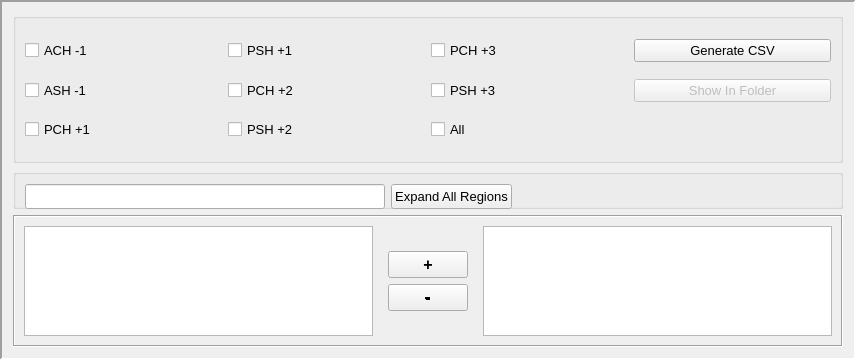
         <widget class="QFrame" name="generatecsvPanel">
          <property name="enabled">
           <bool>true</bool>
          </property>
          <property name="minimumSize">
           <size>
            <width>0</width>
            <height>360</height>
           </size>
          </property>
          <property name="maximumSize">
           <size>
            <width>16777215</width>
            <height>350</height>
           </size>
          </property>
          <property name="frameShape">
           <enum>QFrame::Panel</enum>
          </property>
          <property name="frameShadow">
           <enum>QFrame::Sunken</enum>
          </property>
          <property name="lineWidth">
           <number>2</number>
          </property>
          <property name="midLineWidth">
           <number>1</number>
          </property>
          <layout class="QGridLayout" name="gridLayout_26">
           <item row="0" column="0">
            <widget class="QGroupBox" name="groupBox_6">
             <property name="enabled">
              <bool>true</bool>
             </property>
             <property name="minimumSize">
              <size>
               <width>830</width>
               <height>150</height>
              </size>
             </property>
             <property name="maximumSize">
              <size>
               <width>830</width>
               <height>150</height>
              </size>
             </property>
             <property name="font">
              <font>
               <pointsize>10</pointsize>
               <weight>50</weight>
               <bold>false</bold>
              </font>
             </property>
             <property name="autoFillBackground">
              <bool>false</bool>
             </property>
             <property name="title">
              <string/>
             </property>
             <property name="flat">
              <bool>false</bool>
             </property>
             <layout class="QGridLayout" name="gridLayout_27">
              <item row="0" column="2">
               <widget class="QCheckBox" name="pch_3_csv">
                <property name="enabled">
                 <bool>true</bool>
                </property>
                <property name="text">
                 <string>PCH +3</string>
                </property>
               </widget>
              </item>
              <item row="0" column="1">
               <widget class="QCheckBox" name="psh_1_csv">
                <property name="enabled">
                 <bool>true</bool>
                </property>
                <property name="text">
                 <string>PSH +1</string>
                </property>
               </widget>
              </item>
              <item row="1" column="2">
               <widget class="QCheckBox" name="psh_3_csv">
                <property name="enabled">
                 <bool>true</bool>
                </property>
                <property name="text">
                 <string>PSH +3</string>
                </property>
               </widget>
              </item>
              <item row="0" column="0">
               <widget class="QCheckBox" name="ach_1_csv">
                <property name="enabled">
                 <bool>true</bool>
                </property>
                <property name="text">
                 <string>ACH -1</string>
                </property>
               </widget>
              </item>
              <item row="1" column="0">
               <widget class="QCheckBox" name="ash_1_csv">
                <property name="enabled">
                 <bool>true</bool>
                </property>
                <property name="text">
                 <string>ASH -1</string>
                </property>
               </widget>
              </item>
              <item row="2" column="0">
               <widget class="QCheckBox" name="pch_1_csv">
                <property name="enabled">
                 <bool>true</bool>
                </property>
                <property name="text">
                 <string>PCH +1</string>
                </property>
               </widget>
              </item>
              <item row="2" column="2">
               <widget class="QCheckBox" name="check_all_csv">
                <property name="enabled">
                 <bool>true</bool>
                </property>
                <property name="text">
                 <string>All</string>
                </property>
               </widget>
              </item>
              <item row="2" column="1">
               <widget class="QCheckBox" name="psh_2_csv">
                <property name="enabled">
                 <bool>true</bool>
                </property>
                <property name="text">
                 <string>PSH +2</string>
                </property>
               </widget>
              </item>
              <item row="1" column="3">
               <widget class="QPushButton" name="showGenerateCSVFolder">
                <property name="enabled">
                 <bool>false</bool>
                </property>
                <property name="text">
                 <string>Show In Folder</string>
                </property>
               </widget>
              </item>
              <item row="0" column="3">
               <widget class="QPushButton" name="generatecsvButton">
                <property name="enabled">
                 <bool>true</bool>
                </property>
                <property name="text">
                 <string>Generate CSV</string>
                </property>
               </widget>
              </item>
              <item row="1" column="1">
               <widget class="QCheckBox" name="pch_2_csv">
                <property name="enabled">
                 <bool>true</bool>
                </property>
                <property name="text">
                 <string>PCH +2</string>
                </property>
               </widget>
              </item>
             </layout>
            </widget>
           </item>
           <item row="2" column="0">
            <widget class="QFrame" name="frame_optional_2">
             <property name="enabled">
              <bool>true</bool>
             </property>
             <property name="frameShape">
              <enum>QFrame::Box</enum>
             </property>
             <property name="frameShadow">
              <enum>QFrame::Sunken</enum>
             </property>
             <layout class="QHBoxLayout" name="horizontalLayout_3">
              <item>
               <widget class="QTreeWidget" name="treeWidget_option_2">
                <property name="font">
                 <font>
                  <family>Tahoma</family>
                  <pointsize>9</pointsize>
                 </font>
                </property>
                <property name="selectionMode">
                 <enum>QAbstractItemView::MultiSelection</enum>
                </property>
                <property name="selectionBehavior">
                 <enum>QAbstractItemView::SelectItems</enum>
                </property>
                <property name="headerHidden">
                 <bool>true</bool>
                </property>
                <column>
                 <property name="text">
                  <string notr="true">1</string>
                 </property>
                </column>
               </widget>
              </item>
              <item>
               <widget class="QWidget" name="widget_3" native="true">
                <layout class="QVBoxLayout" name="verticalLayout_5">
                 <item>
                  <spacer name="verticalSpacer_8">
                   <property name="orientation">
                    <enum>Qt::Vertical</enum>
                   </property>
                   <property name="sizeHint" stdset="0">
                    <size>
                     <width>20</width>
                     <height>40</height>
                    </size>
                   </property>
                  </spacer>
                 </item>
                 <item>
                  <widget class="QPushButton" name="addSelected_2">
                   <property name="font">
                    <font>
                     <pointsize>12</pointsize>
                     <weight>75</weight>
                     <bold>true</bold>
                     <strikeout>false</strikeout>
                    </font>
                   </property>
                   <property name="text">
                    <string>+</string>
                   </property>
                  </widget>
                 </item>
                 <item>
                  <widget class="QPushButton" name="deleteUnselected_2">
                   <property name="font">
                    <font>
                     <family>MS Shell Dlg 2</family>
                     <pointsize>12</pointsize>
                     <weight>75</weight>
                     <italic>false</italic>
                     <bold>true</bold>
                     <underline>false</underline>
                     <strikeout>true</strikeout>
                    </font>
                   </property>
                   <property name="text">
                    <string>-</string>
                   </property>
                  </widget>
                 </item>
                 <item>
                  <spacer name="verticalSpacer_9">
                   <property name="orientation">
                    <enum>Qt::Vertical</enum>
                   </property>
                   <property name="sizeHint" stdset="0">
                    <size>
                     <width>20</width>
                     <height>40</height>
                    </size>
                   </property>
                  </spacer>
                 </item>
                </layout>
               </widget>
              </item>
              <item>
               <widget class="QTreeWidget" name="treeWidget_selected_2">
                <property name="font">
                 <font>
                  <family>Tahoma</family>
                  <pointsize>9</pointsize>
                 </font>
                </property>
                <property name="selectionMode">
                 <enum>QAbstractItemView::MultiSelection</enum>
                </property>
                <property name="selectionBehavior">
                 <enum>QAbstractItemView::SelectItems</enum>
                </property>
                <property name="headerHidden">
                 <bool>true</bool>
                </property>
                <column>
                 <property name="text">
                  <string notr="true">1</string>
                 </property>
                </column>
               </widget>
              </item>
             </layout>
            </widget>
           </item>
           <item row="1" column="0">
            <widget class="QGroupBox" name="groupBox_8">
             <property name="enabled">
              <bool>true</bool>
             </property>
             <property name="minimumSize">
              <size>
               <width>830</width>
               <height>40</height>
              </size>
             </property>
             <property name="maximumSize">
              <size>
               <width>830</width>
               <height>150</height>
              </size>
             </property>
             <property name="font">
              <font>
               <pointsize>10</pointsize>
               <weight>50</weight>
               <bold>false</bold>
              </font>
             </property>
             <property name="autoFillBackground">
              <bool>false</bool>
             </property>
             <property name="title">
              <string/>
             </property>
             <property name="flat">
              <bool>false</bool>
             </property>
             <layout class="QGridLayout" name="gridLayout_29">
              <item row="0" column="1">
               <widget class="QPushButton" name="expand_2">
                <property name="minimumSize">
                 <size>
                  <width>0</width>
                  <height>25</height>
                 </size>
                </property>
                <property name="font">
                 <font>
                  <pointsize>10</pointsize>
                  <weight>50</weight>
                  <bold>false</bold>
                  <strikeout>false</strikeout>
                 </font>
                </property>
                <property name="text">
                 <string>Expand All Regions</string>
                </property>
               </widget>
              </item>
              <item row="0" column="0">
               <widget class="QLineEdit" name="search_option2">
                <property name="minimumSize">
                 <size>
                  <width>360</width>
                  <height>25</height>
                 </size>
                </property>
                <property name="maximumSize">
                 <size>
                  <width>65</width>
                  <height>16777215</height>
                 </size>
                </property>
                <property name="font">
                 <font>
                  <pointsize>8</pointsize>
                 </font>
                </property>
                <property name="text">
                 <string/>
                </property>
                <property name="maxLength">
                 <number>200</number>
                </property>
                <property name="dragEnabled">
                 <bool>true</bool>
                </property>
               </widget>
              </item>
              <item row="0" column="2">
               <spacer name="horizontalSpacer_2">
                <property name="orientation">
                 <enum>Qt::Horizontal</enum>
                </property>
                <property name="sizeHint" stdset="0">
                 <size>
                  <width>20</width>
                  <height>20</height>
                 </size>
                </property>
               </spacer>
              </item>
             </layout>
            </widget>
           </item>
          </layout>
         </widget>
